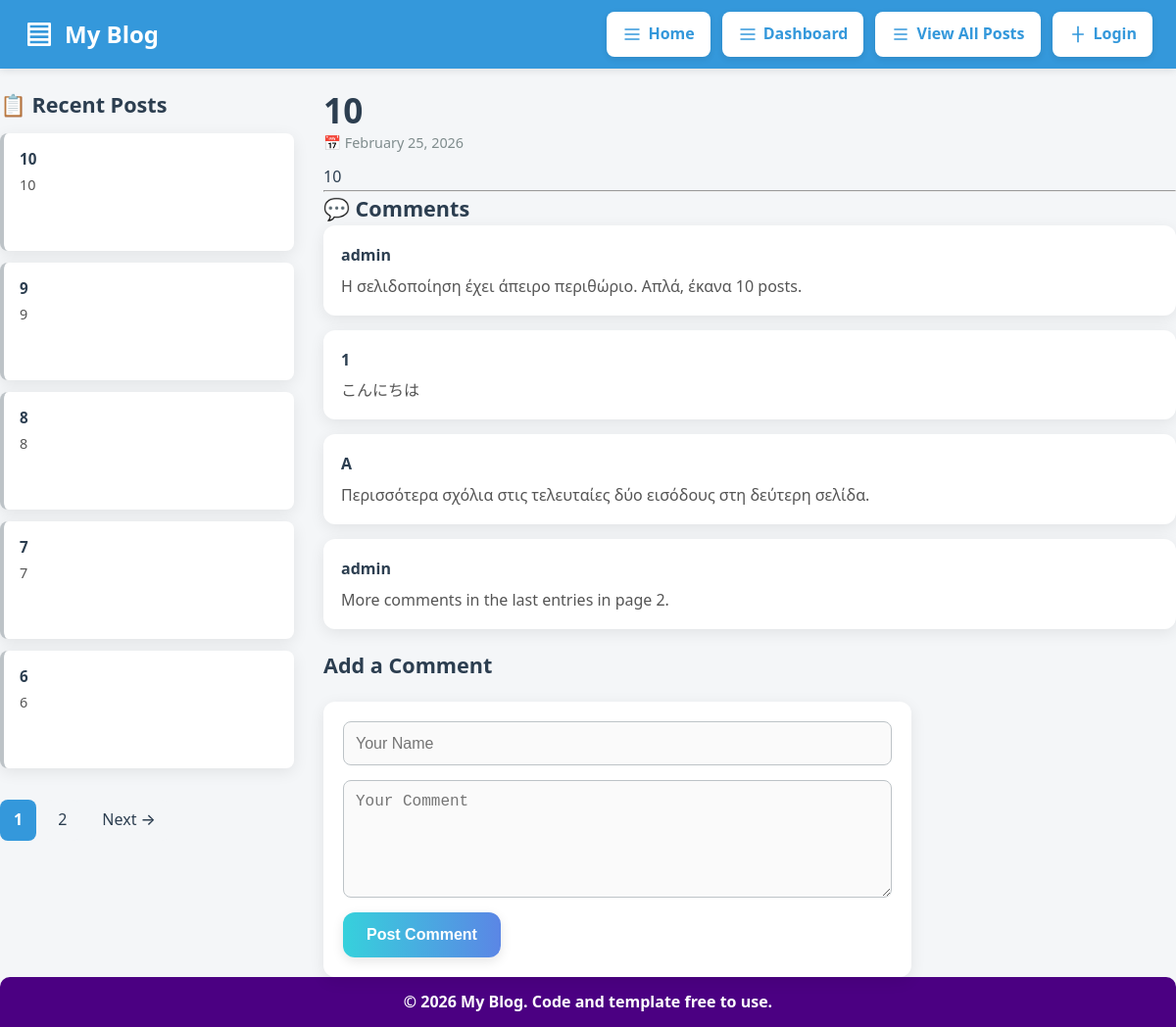
The page / on the database its author committed.
### tables this page shows
CREATE TABLE `posts` (
  `id` int(11) NOT NULL,
  `title` varchar(500) NOT NULL,
  `content` text NOT NULL,
  `created_at` datetime DEFAULT current_timestamp(),
  `user_id` int(11) NOT NULL
);

CREATE TABLE `comments` (
  `id` int(11) NOT NULL,
  `post_id` int(11) NOT NULL,
  `name` varchar(500) NOT NULL,
  `comment` text NOT NULL,
  `created_at` datetime DEFAULT current_timestamp()
);

### includes/header.php (called while the page is built, shortened)
<?php
require_once __DIR__ . "/header.html.php";

### functions/databaseFunctions.php (called while the page is built, shortened)
<?php
function fetchAll(string $sql, string $types = "", array $params = []): array
{
    $stmt = db()->prepare($sql);
    if ($types) {
        $stmt->bind_param($types, ...$params);
    }
    $stmt->execute();
    return $stmt->get_result()->fetch_all(MYSQLI_ASSOC);
}
function db(): mysqli
{
    static $conn = null;
    if ($conn === null) {
        $conn = new mysqli("localhost", "root", "", "blog");
    }
    return $conn;
}

### functions/genericFunctions.php (called while the page is built, shortened)
<?php
function escape(string $value): string
{
    return htmlspecialchars($value, ENT_QUOTES, "UTF-8");
}

### includes/footer.php (called while the page is built, shortened)
<?php
require_once __DIR__ . "/footer.html.php";

### index.php (the view, shortened to what this page needs)
<?php
require_once "includes/header.php";
require_once "functions/databaseFunctions.php";
require_once "functions/genericFunctions.php";
$posts = fetchAll("SELECT id, title, content, created_at FROM posts ORDER BY created_at DESC");
$page = isset($_GET['page']) && is_numeric($_GET['page']) ? (int)$_GET['page'] : 1;
$postsPerPage = 5;
$totalPosts = count($posts);
$totalPages = ceil($totalPosts / $postsPerPage);
$startIndex = ($page - 1) * $postsPerPage;
$recentPosts = array_slice($posts, $startIndex, $postsPerPage);
$selectedPost = null;
if (!$selectedPost && !empty($recentPosts)) {
    $selectedPost = fetchAll("SELECT * FROM posts WHERE id = ?", "i", [$recentPosts[0]["id"]])[0];
}
$allowed_tags_preview = '<b><i><u><strong><em><h1><h2><h3><p><ol><ul><li><br><img><a>';
$allowed_tags_main = $allowed_tags_preview;
?>
<div style="display: grid; grid-template-columns: 300px 1fr; gap: 30px; margin-top: 20px;">
    <aside>
        <div class="recent-posts-container">
            <h3>📋 Recent Posts</h3>
            <?php if (empty($recentPosts)): ?>
                <div class="empty-posts-message">
                    <p><em>No posts yet.</em></p>
                </div>
            <?php else: ?>
                <?php foreach ($recentPosts as $post): ?>
                    <?php
                        $selectedClass = ($selectedPost && $selectedPost["id"] == $post["id"]) ? 'selected' : '';
                        $preview_content = strip_tags($post["content"], $allowed_tags_preview);
                    ?>
                    <a href="?id=<?= $post["id"] ?>&page=<?= $page ?>"
                       class="recent-post-link <?= $selectedClass ?>">
                        <strong><?= escape($post["title"]) ?></strong>
                        <div class="recent-post-preview">
                            <?= $preview_content ?>
                        </div>
                    </a>
                <?php endforeach; ?>
                <?php if ($totalPages > 1): ?>
                    <div class="pagination">
                        <?php for ($i = 1; $i <= $totalPages; $i++): ?>
                            <?php $activeClass = ($i == $page) ? 'active' : ''; ?>
                            <a href="?page=<?= $i ?>" class="<?= $activeClass ?>"><?= $i ?></a>
                        <?php endfor; ?>
                        <?php if ($page < $totalPages): ?>
                            <a href="?page=<?= $page + 1 ?>">Next →</a>
                        <?php endif; ?>
                    </div>
                <?php endif; ?>
            <?php endif; ?>
        </div>
    </aside>
    <main>
        <?php if ($selectedPost): ?>
            <article class="main-article">
                <h1><?= escape($selectedPost["title"]) ?></h1>
                <p class="post-date">📅 <?= date("F d, Y", strtotime($selectedPost["created_at"])) ?></p>
                <div class="main-article-content">
                    <?= nl2br(strip_tags($selectedPost["content"], $allowed_tags_main)) ?>
                </div>
                <hr>
                <h3>💬 Comments</h3>
                <?php
                $comments = fetchAll("SELECT * FROM comments WHERE post_id = ? ORDER BY id DESC", "i", [$selectedPost["id"]]);
                ?>
                <?php if (!empty($comments)): ?>
                    <div class="comment-list">
                        <?php foreach ($comments as $c): ?>
                            <div class="comment-card">
                                <strong><?= escape($c["name"]) ?></strong>
                                <p><?= escape($c["comment"]) ?></p>
                            </div>
                        <?php endforeach; ?>
                    </div>
                <?php else: ?>
                    <p><em>No comments yet. Be the first to comment!</em></p>
                <?php endif; ?>
                <h3>Add a Comment</h3>
                <form action="servers/comment_create.php" method="post" class="post-comment-container <?php if(isset($_SESSION['user'])) echo 'logged-in'; ?>">
                    <?php if (!isset($_SESSION["user"])): ?>
                        <input type="text" name="name" placeholder="Your Name" required>
                    <?php endif; ?>
                    <textarea name="comment" placeholder="Your Comment" required></textarea>
                    <button type="submit">Post Comment</button>
                </form>
            </article>
        <?php endif; ?>
    </main>
</div>
<?php require_once "includes/footer.php"; ?>

### includes/header.html.php (shortened to what this page needs)
<!DOCTYPE html>
<html lang="en">
<head>
    <link rel="stylesheet" href="assets/css/base.css">
    <link rel="stylesheet" href="assets/css/layout.css">
    <link rel="stylesheet" href="assets/css/tables.css">
    <link rel="stylesheet" href="assets/css/cards.css">
    <link rel="stylesheet" href="assets/css/pagination.css">
    <link rel="stylesheet" href="assets/css/dashboard.css">
    <link rel="stylesheet" href="assets/css/shared_buttons.css">
    <link rel="stylesheet" href="assets/css/header_nav.css">
    <link rel="stylesheet" href="assets/css/forms.css">
    <link rel="stylesheet" href="assets/css/post.css">
    <link rel="stylesheet" href="assets/css/comments.css">
    <link rel="stylesheet" href="assets/css/login.css">
    <link rel="stylesheet" href="assets/css/editor.css">
    <link rel="stylesheet" href="assets/css/error.css">
</head>
<body>
<header>
    <div class="navbar">
        <div class="navbar-left">
            <svg xmlns="http://www.w3.org/2000/svg" viewBox="0 0 24 24">
                <path stroke-linecap="round" stroke-linejoin="round" d="M4 4h16v16H4z"/>
                <path stroke-linecap="round" stroke-linejoin="round" d="M4 8h16M4 12h16M4 16h16"/>
            </svg>
            My Blog
        </div>
        <div class="navbar-right" id="navbar-right">
            <a href="index.php">
                <svg xmlns="http://www.w3.org/2000/svg" viewBox="0 0 24 24">
                    <path d="M3 12h18M3 6h18M3 18h18"/>
                </svg>
                Home
            </a>
            <a href="dashboard.php">
                <svg xmlns="http://www.w3.org/2000/svg" viewBox="0 0 24 24">
                    <path d="M3 12h18M3 6h18M3 18h18"/>
                </svg>
                Dashboard
            </a>
            <a href="view_all_posts.php">
                <svg xmlns="http://www.w3.org/2000/svg" viewBox="0 0 24 24">
                    <path d="M4 6h16M4 12h16M4 18h16"/>
                </svg>
                View All Posts
            </a>
            <?php if (isset($_SESSION['user'])): ?>
                <a href="servers/auth_logout.php">
                    <svg xmlns="http://www.w3.org/2000/svg" viewBox="0 0 24 24">
                        <path d="M16 17l5-5-5-5M21 12H9M13 5v-2H5v18h8v-2"/>
                    </svg>
                    Logout
                </a>
            <?php else: ?>
                <a href="login.php">
                    <svg xmlns="http://www.w3.org/2000/svg" viewBox="0 0 24 24">
                        <path d="M12 2v20M5 12h14"/>
                    </svg>
                    Login
                </a>
            <?php endif; ?>
        </div>
    </div>
</header>
<main class="container">

### includes/footer.html.php
<footer class="site-footer">
    <p>&copy; <?= date("Y") ?> My Blog. Code and template free to use.</p>
</footer>

### assets/css/base.css (style rules this page uses)
:root { --primary-color: #2c3e50; --secondary-color: #3498db; --accent-color: #e74c3c; --light-bg: #ecf0f1; --border-color: #bdc3c7; --text-color: #2c3e50; --success-color: #27ae60; }
* { margin: 0; padding: 0; box-sizing: border-box; }
html { scroll-behavior: smooth; }
body { font-family: system-ui, -apple-system, BlinkMacSystemFont, "Segoe UI", Roboto, Helvetica, Arial, sans-serif; background-color: #f4f6f8; color: var(--text-color); line-height: 1.6; -webkit-font-smoothing: antialiased; -moz-osx-font-smoothing: grayscale; }
h1 { font-size: 2.2rem; line-height: 1.25; }
h3 { font-size: 1.35rem; }
p { font-size: 1rem; line-height: 1.7; }
a { color: var(--secondary-color); text-decoration: none; transition: color 0.3s; }

### assets/css/layout.css (style rules this page uses)
.container, main { flex: 1 0 auto; }
.site-footer { width: 100%; background-color: indigo; color: white; text-align: center; font-weight: bold; padding: 12px 0; border-top-left-radius: 10px; border-top-right-radius: 10px; }

### assets/css/cards.css (style rules this page uses)
.recent-posts-container { display: flex; flex-direction: column; gap: 12px; }
.recent-post-link { display: block; background: #ffffff; padding: 16px; height: 120px; overflow: hidden; border-left: 4px solid #bdc3c7; border-radius: 8px; text-decoration: none; color: #2c3e50; box-shadow: 0 4px 16px rgba(0,0,0,0.08); transition: all 0.3s ease; }
.recent-post-link strong { display: block; font-size: 0.95rem; line-height: 1.4; margin-bottom: 6px; }
.recent-post-preview { font-size: 0.9rem; line-height: 1.4; color: #555; max-height: 64px; overflow: hidden; }
.post-date { font-size: 0.9rem; color: #7f8c8d; margin-bottom: 10px; }
.post-card, .recent-post-link, .view-post-card, .editor-card { border-radius: 8px; box-shadow: 0 4px 16px rgba(0,0,0,0.08); padding: 16px; text-decoration: none; color: inherit; display: block; transition: all 0.3s ease; overflow: hidden; }

### assets/css/pagination.css (style rules this page uses)
.pagination { display: flex; gap: 8px; margin-top: 20px; flex-wrap: wrap; }
.pagination a { display: inline-block; padding: 8px 14px; border-radius: 8px; background-color: #f4f6f8; color: #2c3e50; text-decoration: none; font-weight: 500; transition: background-color 0.2s, color 0.2s; }
.pagination a.active { background-color: #3498db; color: #ffffff; font-weight: 600; }

### assets/css/header_nav.css (style rules this page uses)
header { width: 100%; background-color: #3498db; color: #fff; box-shadow: 0 2px 8px rgba(0,0,0,0.1); font-family: system-ui, -apple-system, BlinkMacSystemFont, "Segoe UI", Roboto, Helvetica, Arial, sans-serif; position: relative; }
.navbar { display: flex; align-items: center; justify-content: space-between; max-width: 1200px; margin: 0 auto; padding: 12px 24px; }
.navbar-left { display: flex; align-items: center; gap: 10px; font-size: 1.5rem; font-weight: 700; }
.navbar-left svg { width: 32px; height: 32px; stroke-width: 2; stroke: currentColor; fill: none; }
.navbar-right { display: flex; align-items: center; gap: 12px; }
.navbar-right a { display: inline-flex; align-items: center; gap: 6px; padding: 10px 16px; background-color: #ffffff; color: #3498db; font-weight: 600; text-decoration: none; border-radius: 8px; box-shadow: 0 2px 6px rgba(0,0,0,0.1); transition: background 0.2s, transform 0.2s; }
.navbar-right a svg { width: 20px; height: 20px; stroke-width: 2; stroke: currentColor; fill: none; }

### rows shown on the page
posts: title "10", content "10", created_at "February 25, 2026"
posts: title "9", content "9"
posts: title "8", content "8"
posts: title "7", content "7"
posts: title "6", content "6"
comments: name "admin", comment "Η σελιδοποίηση έχει άπειρο περιθώριο. Απλά, έκανα 10 posts."
comments: name "1", comment "こんにちは"
comments: name "Α", comment "Περισσότερα σχόλια στις τελευταίες δύο εισόδους στη δεύτερη σελίδα."
comments: name "admin", comment "More comments in the last entries in page 2."
